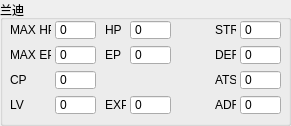
     <widget class="QGroupBox" name="groupBox_Randy">
      <property name="enabled">
       <bool>true</bool>
      </property>
      <property name="geometry">
       <rect>
        <x>300</x>
        <y>5</y>
        <width>291</width>
        <height>126</height>
       </rect>
      </property>
      <property name="title">
       <string>兰迪</string>
      </property>
      <widget class="QLabel" name="label_47">
       <property name="enabled">
        <bool>true</bool>
       </property>
       <property name="geometry">
        <rect>
         <x>10</x>
         <y>20</y>
         <width>41</width>
         <height>20</height>
        </rect>
       </property>
       <property name="text">
        <string>MAX HP</string>
       </property>
      </widget>
      <widget class="QSpinBox" name="spinBox_Randy_max_hp">
       <property name="enabled">
        <bool>true</bool>
       </property>
       <property name="geometry">
        <rect>
         <x>55</x>
         <y>20</y>
         <width>41</width>
         <height>20</height>
        </rect>
       </property>
       <property name="buttonSymbols">
        <enum>QAbstractSpinBox::NoButtons</enum>
       </property>
       <property name="maximum">
        <number>2147483647</number>
       </property>
       <property name="singleStep">
        <number>1</number>
       </property>
      </widget>
      <widget class="QLabel" name="label_48">
       <property name="enabled">
        <bool>true</bool>
       </property>
       <property name="geometry">
        <rect>
         <x>10</x>
         <y>45</y>
         <width>41</width>
         <height>20</height>
        </rect>
       </property>
       <property name="text">
        <string>MAX EP</string>
       </property>
      </widget>
      <widget class="QSpinBox" name="spinBox_Randy_max_ep">
       <property name="enabled">
        <bool>true</bool>
       </property>
       <property name="geometry">
        <rect>
         <x>55</x>
         <y>45</y>
         <width>41</width>
         <height>20</height>
        </rect>
       </property>
       <property name="buttonSymbols">
        <enum>QAbstractSpinBox::NoButtons</enum>
       </property>
       <property name="maximum">
        <number>65535</number>
       </property>
      </widget>
      <widget class="QSpinBox" name="spinBox_Randy_cp">
       <property name="enabled">
        <bool>true</bool>
       </property>
       <property name="geometry">
        <rect>
         <x>55</x>
         <y>70</y>
         <width>41</width>
         <height>20</height>
        </rect>
       </property>
       <property name="buttonSymbols">
        <enum>QAbstractSpinBox::NoButtons</enum>
       </property>
       <property name="maximum">
        <number>65535</number>
       </property>
      </widget>
      <widget class="QLabel" name="label_49">
       <property name="enabled">
        <bool>true</bool>
       </property>
       <property name="geometry">
        <rect>
         <x>10</x>
         <y>70</y>
         <width>41</width>
         <height>20</height>
        </rect>
       </property>
       <property name="text">
        <string>CP</string>
       </property>
       <property name="wordWrap">
        <bool>false</bool>
       </property>
      </widget>
      <widget class="QSpinBox" name="spinBox_Randy_lv">
       <property name="enabled">
        <bool>true</bool>
       </property>
       <property name="geometry">
        <rect>
         <x>55</x>
         <y>95</y>
         <width>41</width>
         <height>20</height>
        </rect>
       </property>
       <property name="buttonSymbols">
        <enum>QAbstractSpinBox::NoButtons</enum>
       </property>
       <property name="maximum">
        <number>65535</number>
       </property>
      </widget>
      <widget class="QSpinBox" name="spinBox_Randy_hp">
       <property name="enabled">
        <bool>true</bool>
       </property>
       <property name="geometry">
        <rect>
         <x>130</x>
         <y>20</y>
         <width>41</width>
         <height>20</height>
        </rect>
       </property>
       <property name="buttonSymbols">
        <enum>QAbstractSpinBox::NoButtons</enum>
       </property>
       <property name="maximum">
        <number>2147483647</number>
       </property>
       <property name="singleStep">
        <number>1</number>
       </property>
      </widget>
      <widget class="QLabel" name="label_50">
       <property name="enabled">
        <bool>true</bool>
       </property>
       <property name="geometry">
        <rect>
         <x>105</x>
         <y>20</y>
         <width>21</width>
         <height>20</height>
        </rect>
       </property>
       <property name="text">
        <string>HP</string>
       </property>
      </widget>
      <widget class="QSpinBox" name="spinBox_Randy_exp">
       <property name="enabled">
        <bool>true</bool>
       </property>
       <property name="geometry">
        <rect>
         <x>130</x>
         <y>95</y>
         <width>41</width>
         <height>20</height>
        </rect>
       </property>
       <property name="buttonSymbols">
        <enum>QAbstractSpinBox::NoButtons</enum>
       </property>
       <property name="maximum">
        <number>2147483647</number>
       </property>
       <property name="singleStep">
        <number>1</number>
       </property>
      </widget>
      <widget class="QSpinBox" name="spinBox_Randy_ep">
       <property name="enabled">
        <bool>true</bool>
       </property>
       <property name="geometry">
        <rect>
         <x>130</x>
         <y>45</y>
         <width>41</width>
         <height>20</height>
        </rect>
       </property>
       <property name="buttonSymbols">
        <enum>QAbstractSpinBox::NoButtons</enum>
       </property>
       <property name="maximum">
        <number>65535</number>
       </property>
      </widget>
      <widget class="QLabel" name="label_51">
       <property name="enabled">
        <bool>true</bool>
       </property>
       <property name="geometry">
        <rect>
         <x>105</x>
         <y>95</y>
         <width>21</width>
         <height>20</height>
        </rect>
       </property>
       <property name="text">
        <string>EXP</string>
       </property>
      </widget>
      <widget class="QLabel" name="label_52">
       <property name="enabled">
        <bool>true</bool>
       </property>
       <property name="geometry">
        <rect>
         <x>105</x>
         <y>45</y>
         <width>21</width>
         <height>20</height>
        </rect>
       </property>
       <property name="text">
        <string>EP</string>
       </property>
      </widget>
      <widget class="QLabel" name="label_53">
       <property name="enabled">
        <bool>true</bool>
       </property>
       <property name="geometry">
        <rect>
         <x>215</x>
         <y>45</y>
         <width>21</width>
         <height>20</height>
        </rect>
       </property>
       <property name="text">
        <string>DEF</string>
       </property>
      </widget>
      <widget class="QSpinBox" name="spinBox_Randy_str">
       <property name="enabled">
        <bool>true</bool>
       </property>
       <property name="geometry">
        <rect>
         <x>240</x>
         <y>20</y>
         <width>41</width>
         <height>20</height>
        </rect>
       </property>
       <property name="buttonSymbols">
        <enum>QAbstractSpinBox::NoButtons</enum>
       </property>
       <property name="maximum">
        <number>65535</number>
       </property>
      </widget>
      <widget class="QSpinBox" name="spinBox_Randy_def">
       <property name="enabled">
        <bool>true</bool>
       </property>
       <property name="geometry">
        <rect>
         <x>240</x>
         <y>45</y>
         <width>41</width>
         <height>20</height>
        </rect>
       </property>
       <property name="buttonSymbols">
        <enum>QAbstractSpinBox::NoButtons</enum>
       </property>
       <property name="maximum">
        <number>65535</number>
       </property>
      </widget>
      <widget class="QLabel" name="label_54">
       <property name="enabled">
        <bool>true</bool>
       </property>
       <property name="geometry">
        <rect>
         <x>215</x>
         <y>20</y>
         <width>21</width>
         <height>20</height>
        </rect>
       </property>
       <property name="text">
        <string>STR</string>
       </property>
      </widget>
      <widget class="QLabel" name="label_55">
       <property name="enabled">
        <bool>true</bool>
       </property>
       <property name="geometry">
        <rect>
         <x>10</x>
         <y>95</y>
         <width>41</width>
         <height>20</height>
        </rect>
       </property>
       <property name="text">
        <string>LV</string>
       </property>
       <property name="wordWrap">
        <bool>false</bool>
       </property>
      </widget>
      <widget class="QLabel" name="label_56">
       <property name="enabled">
        <bool>true</bool>
       </property>
       <property name="geometry">
        <rect>
         <x>215</x>
         <y>95</y>
         <width>21</width>
         <height>20</height>
        </rect>
       </property>
       <property name="text">
        <string>ADF</string>
       </property>
      </widget>
      <widget class="QSpinBox" name="spinBox_Randy_ats">
       <property name="enabled">
        <bool>true</bool>
       </property>
       <property name="geometry">
        <rect>
         <x>240</x>
         <y>70</y>
         <width>41</width>
         <height>20</height>
        </rect>
       </property>
       <property name="buttonSymbols">
        <enum>QAbstractSpinBox::NoButtons</enum>
       </property>
       <property name="maximum">
        <number>65535</number>
       </property>
      </widget>
      <widget class="QSpinBox" name="spinBox_Randy_adf">
       <property name="enabled">
        <bool>true</bool>
       </property>
       <property name="geometry">
        <rect>
         <x>240</x>
         <y>95</y>
         <width>41</width>
         <height>20</height>
        </rect>
       </property>
       <property name="buttonSymbols">
        <enum>QAbstractSpinBox::NoButtons</enum>
       </property>
       <property name="maximum">
        <number>65535</number>
       </property>
      </widget>
      <widget class="QLabel" name="label_57">
       <property name="enabled">
        <bool>true</bool>
       </property>
       <property name="geometry">
        <rect>
         <x>215</x>
         <y>70</y>
         <width>21</width>
         <height>20</height>
        </rect>
       </property>
       <property name="text">
        <string>ATS</string>
       </property>
      </widget>
     </widget>
